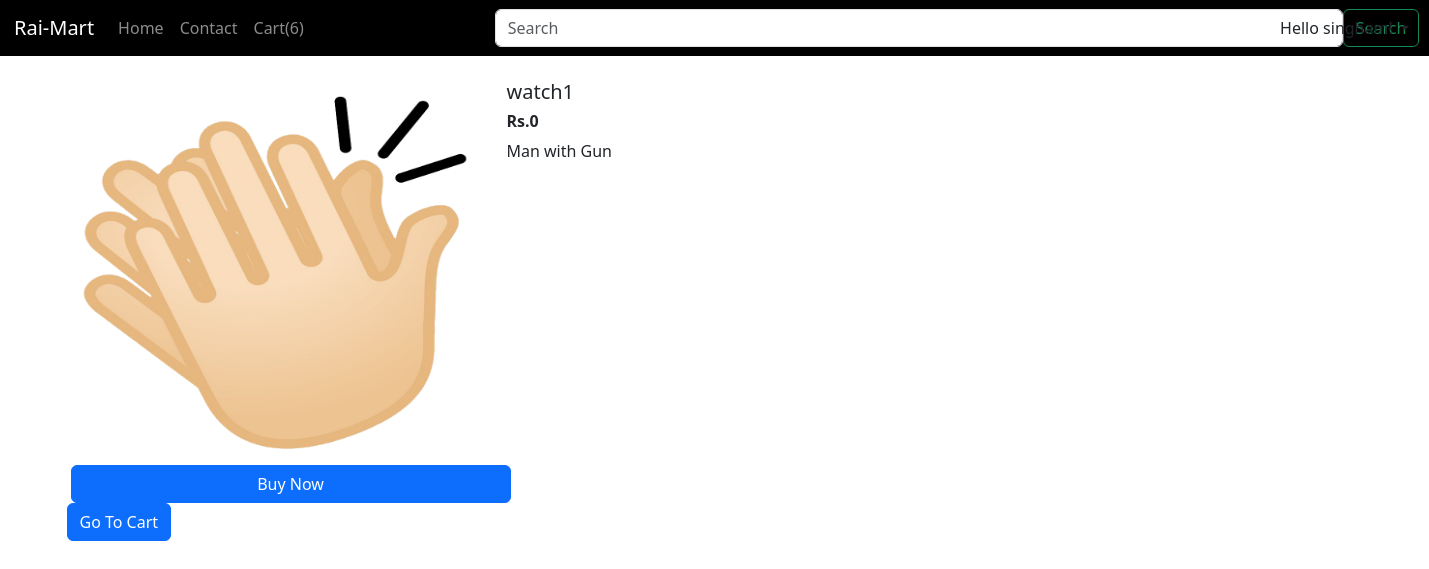
The page /home/products/12 (signed in) on the database its author committed.
### home/models.py (models this page shows, shortened)
class Product(models.Model):
    product_id = models.AutoField
    product_name = models.CharField(max_length=50)
    category = models.CharField(max_length=50, default="")
    subcategory = models.CharField(max_length=50, default="")
    price = models.IntegerField(default=0)
    desc = models.CharField(max_length=300)
    pub_date = models.DateField()
    image = models.ImageField(upload_to='home/images', default="")

### home/views.py (the view)
# urls.py: path('home/products/<int:myid>',views.products,name="products"),
def products(request,myid):
    user = request.user
    product = Product.objects.filter(id=myid)
    prodList = []
    items_In_cartProd = CartProd.objects.filter(user=user)
    if request.path == reverse('home'):
        return HttpResponseRedirect(reverse('home'))
    for item in items_In_cartProd:
        itemJson = item.itemJson.strip()
        if itemJson:
            data = json.loads(itemJson)
        else:
            data = {}
        for key in data:
            prodId = key
            prodList.append({"prodId":prodId})
    fname = request.session.get('fname')
    return render(request,'products.html',{'product':product[0], 'prodList':json.dumps(prodList),'fname':fname})

### templates/products.html (shortened to what this page needs)
{% extends 'basic.html' %}
{% block body %}
<div class="container my-4">
    <div class="row">
        <div class="col-md-4">
            <div class="row">
                <img src="/media/{{product.image}}" id="imgpr{{product.id}}" width="233px" height="385px">
            </div>
            <div class="row">
                <button data-image="/media/{{product.image}}" data-price="{{product.price}}"
                    data-product-name="{{product.product_name}}" data-description="{{product.desc}}"
                    id="buypr{{product.id}}" class="btn btn-primary mx-3 buy">Buy
                    Now</button>
                <span id="divpr{{product.id}}"></span>
            </div>
        </div>
        <div class="col-md-8">
            <h5 id="namepr{{product.id}}">{{product.product_name}}</h5>
            <h6 id="pricepr{{product.id}}"><b>Rs.{{product.price}}</b></h6>
            <p id="descpr{{product.id}}">{{product.desc}}</p>
        </div>
    </div>
</div>
{% endblock %}

### rows shown on the page
Product: image (picture), product_name "watch1", price "0", desc "Man with Gun"

### other values the page prints
{{ fname }} "singham"
